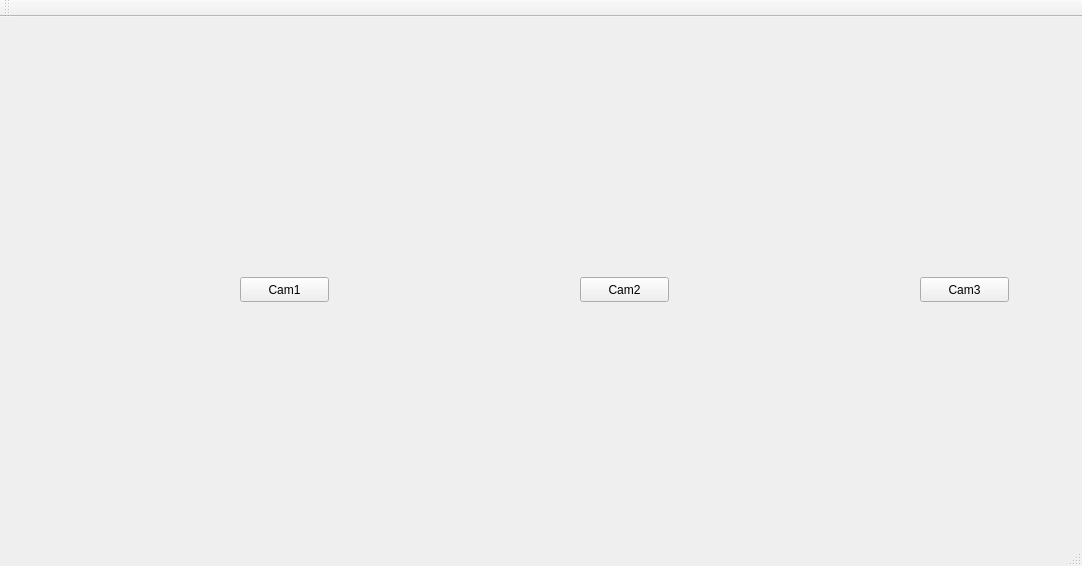
<?xml version="1.0" encoding="UTF-8"?>
<ui version="4.0">
 <class>MainWindow</class>
 <widget class="QMainWindow" name="MainWindow">
  <property name="geometry">
   <rect>
    <x>0</x>
    <y>0</y>
    <width>1082</width>
    <height>566</height>
   </rect>
  </property>
  <property name="windowTitle">
   <string>MainWindow</string>
  </property>
  <widget class="QWidget" name="centralWidget">
   <widget class="QPushButton" name="pushButtonCam1">
    <property name="geometry">
     <rect>
      <x>240</x>
      <y>260</y>
      <width>89</width>
      <height>25</height>
     </rect>
    </property>
    <property name="text">
     <string>Cam1</string>
    </property>
   </widget>
   <widget class="QPushButton" name="pushButtonCam2">
    <property name="geometry">
     <rect>
      <x>580</x>
      <y>260</y>
      <width>89</width>
      <height>25</height>
     </rect>
    </property>
    <property name="text">
     <string>Cam2</string>
    </property>
   </widget>
   <widget class="QPushButton" name="pushButtonCam3">
    <property name="geometry">
     <rect>
      <x>920</x>
      <y>260</y>
      <width>89</width>
      <height>25</height>
     </rect>
    </property>
    <property name="text">
     <string>Cam3</string>
    </property>
   </widget>
   <widget class="QLabel" name="labelCam1">
    <property name="geometry">
     <rect>
      <x>10</x>
      <y>10</y>
      <width>321</width>
      <height>241</height>
     </rect>
    </property>
    <property name="text">
     <string/>
    </property>
   </widget>
   <widget class="QLabel" name="labelCam2">
    <property name="geometry">
     <rect>
      <x>350</x>
      <y>10</y>
      <width>321</width>
      <height>241</height>
     </rect>
    </property>
    <property name="text">
     <string/>
    </property>
   </widget>
   <widget class="QLabel" name="labelCam3">
    <property name="geometry">
     <rect>
      <x>690</x>
      <y>10</y>
      <width>321</width>
      <height>241</height>
     </rect>
    </property>
    <property name="text">
     <string/>
    </property>
   </widget>
  </widget>
  <widget class="QToolBar" name="mainToolBar">
   <attribute name="toolBarArea">
    <enum>TopToolBarArea</enum>
   </attribute>
   <attribute name="toolBarBreak">
    <bool>false</bool>
   </attribute>
  </widget>
  <widget class="QStatusBar" name="statusBar"/>
  <widget class="QMenuBar" name="menuBar">
   <property name="geometry">
    <rect>
     <x>0</x>
     <y>0</y>
     <width>1082</width>
     <height>22</height>
    </rect>
   </property>
  </widget>
  <action name="actiona">
   <property name="text">
    <string>a</string>
   </property>
  </action>
 </widget>
 <layoutdefault spacing="6" margin="11"/>
 <resources/>
 <connections/>
</ui>
